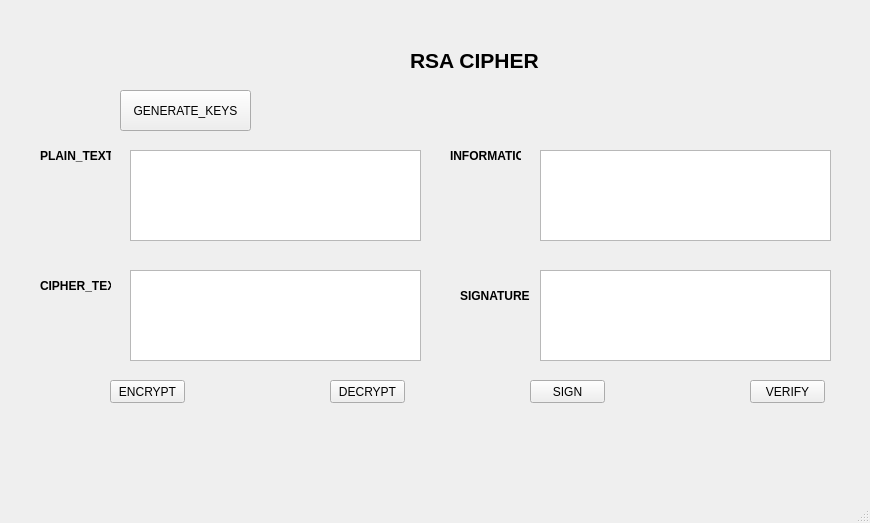
<?xml version="1.0" encoding="UTF-8"?>
<ui version="4.0">
 <class>MainWindow</class>
 <widget class="QMainWindow" name="MainWindow">
  <property name="geometry">
   <rect>
    <x>0</x>
    <y>0</y>
    <width>870</width>
    <height>523</height>
   </rect>
  </property>
  <property name="windowTitle">
   <string>MainWindow</string>
  </property>
  <widget class="QWidget" name="centralwidget">
   <widget class="QLabel" name="label">
    <property name="geometry">
     <rect>
      <x>410</x>
      <y>30</y>
      <width>151</width>
      <height>61</height>
     </rect>
    </property>
    <property name="font">
     <font>
      <pointsize>16</pointsize>
      <weight>75</weight>
      <bold>true</bold>
     </font>
    </property>
    <property name="text">
     <string>RSA CIPHER</string>
    </property>
   </widget>
   <widget class="QLabel" name="label_2">
    <property name="geometry">
     <rect>
      <x>120</x>
      <y>140</y>
      <width>47</width>
      <height>13</height>
     </rect>
    </property>
    <property name="text">
     <string/>
    </property>
   </widget>
   <widget class="QLabel" name="label_5">
    <property name="geometry">
     <rect>
      <x>40</x>
      <y>140</y>
      <width>71</width>
      <height>31</height>
     </rect>
    </property>
    <property name="font">
     <font>
      <weight>75</weight>
      <bold>true</bold>
     </font>
    </property>
    <property name="text">
     <string>PLAIN_TEXT</string>
    </property>
   </widget>
   <widget class="QLabel" name="label_6">
    <property name="geometry">
     <rect>
      <x>450</x>
      <y>140</y>
      <width>71</width>
      <height>31</height>
     </rect>
    </property>
    <property name="font">
     <font>
      <weight>75</weight>
      <bold>true</bold>
     </font>
    </property>
    <property name="text">
     <string>INFORMATION</string>
    </property>
   </widget>
   <widget class="QLabel" name="label_7">
    <property name="geometry">
     <rect>
      <x>460</x>
      <y>280</y>
      <width>71</width>
      <height>31</height>
     </rect>
    </property>
    <property name="font">
     <font>
      <weight>75</weight>
      <bold>true</bold>
     </font>
    </property>
    <property name="text">
     <string>SIGNATURE</string>
    </property>
   </widget>
   <widget class="QLabel" name="label_8">
    <property name="geometry">
     <rect>
      <x>40</x>
      <y>270</y>
      <width>71</width>
      <height>31</height>
     </rect>
    </property>
    <property name="font">
     <font>
      <weight>75</weight>
      <bold>true</bold>
     </font>
    </property>
    <property name="text">
     <string>CIPHER_TEXT</string>
    </property>
   </widget>
   <widget class="QPushButton" name="btn_gen_keys">
    <property name="geometry">
     <rect>
      <x>120</x>
      <y>90</y>
      <width>131</width>
      <height>41</height>
     </rect>
    </property>
    <property name="text">
     <string>GENERATE_KEYS</string>
    </property>
   </widget>
   <widget class="QPushButton" name="btn_encrypt">
    <property name="geometry">
     <rect>
      <x>110</x>
      <y>380</y>
      <width>75</width>
      <height>23</height>
     </rect>
    </property>
    <property name="text">
     <string>ENCRYPT</string>
    </property>
   </widget>
   <widget class="QPushButton" name="btn_decrypt">
    <property name="geometry">
     <rect>
      <x>330</x>
      <y>380</y>
      <width>75</width>
      <height>23</height>
     </rect>
    </property>
    <property name="text">
     <string>DECRYPT</string>
    </property>
   </widget>
   <widget class="QPushButton" name="btn_sign">
    <property name="geometry">
     <rect>
      <x>530</x>
      <y>380</y>
      <width>75</width>
      <height>23</height>
     </rect>
    </property>
    <property name="text">
     <string>SIGN</string>
    </property>
   </widget>
   <widget class="QPushButton" name="btn_verify">
    <property name="geometry">
     <rect>
      <x>750</x>
      <y>380</y>
      <width>75</width>
      <height>23</height>
     </rect>
    </property>
    <property name="text">
     <string>VERIFY</string>
    </property>
   </widget>
   <widget class="QTextEdit" name="txt_plain_text">
    <property name="geometry">
     <rect>
      <x>130</x>
      <y>150</y>
      <width>291</width>
      <height>91</height>
     </rect>
    </property>
   </widget>
   <widget class="QTextEdit" name="txt_cipher_text">
    <property name="geometry">
     <rect>
      <x>130</x>
      <y>270</y>
      <width>291</width>
      <height>91</height>
     </rect>
    </property>
   </widget>
   <widget class="QTextEdit" name="txt_info">
    <property name="geometry">
     <rect>
      <x>540</x>
      <y>150</y>
      <width>291</width>
      <height>91</height>
     </rect>
    </property>
   </widget>
   <widget class="QTextEdit" name="txt_sign">
    <property name="geometry">
     <rect>
      <x>540</x>
      <y>270</y>
      <width>291</width>
      <height>91</height>
     </rect>
    </property>
   </widget>
  </widget>
  <widget class="QMenuBar" name="menubar">
   <property name="geometry">
    <rect>
     <x>0</x>
     <y>0</y>
     <width>870</width>
     <height>21</height>
    </rect>
   </property>
  </widget>
  <widget class="QStatusBar" name="statusbar"/>
 </widget>
 <resources/>
 <connections/>
</ui>
